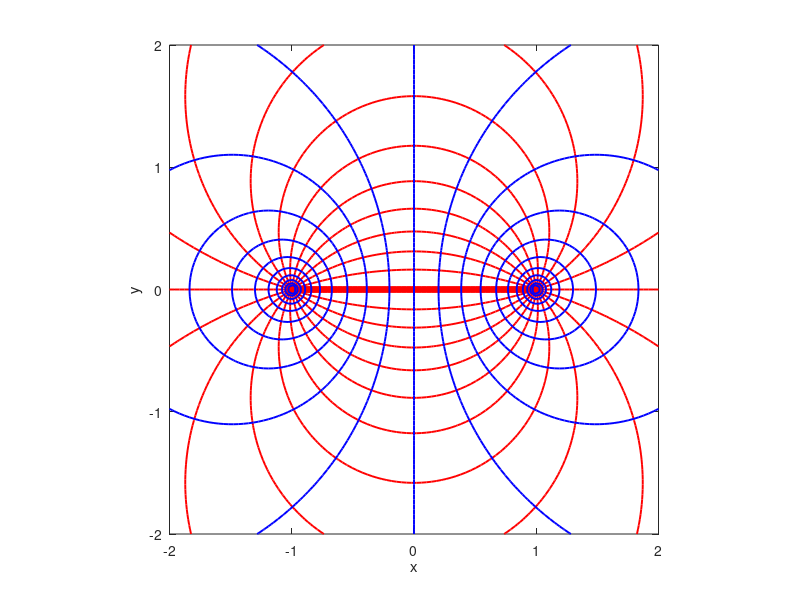

MATLAB code for this plot: (Note: this script raises an error after producing the figure.)
clear variables; close all; clc;

n = 100;
x = linspace(-2,2,n);
y = linspace(-2,2,n);
[x,y] = meshgrid(x,y);
z = x+1i*y;

% % Corner flow
% U = 1;
% N = 3;
% Phi = U*z.^N;

% % Uniform flow
% U = 1;
% alpha = pi/12;
% Phi = U*z*exp(-1i*alpha);
% 
% % Source/sink
% q = 1;
% Phi = q/(2*pi)*log(z);
% 
% % Doublet
% K = 1;
% Phi = K./(2*pi*z);
% 
% Vortex
% Gamma = 1;
% Phi = -1i*Gamma/(2*pi)*log(z);
% 
% Vortex dipole
Gamma = 1; d = 1;
Phi = -1i*Gamma/(2*pi)*log((z+d)./(z-d));

phi = real(Phi);
psi = imag(Phi);

figure(1)
lvs = 21;
contour(x,y,phi,lvs,'r','LineWidth',1.4), hold on
contour(x,y,psi,lvs,'b','LineWidth',1.4), hold off, axis equal, axis tight
xlim([-2,2]), ylim([-2,2])
xlabel('x'), ylabel('y')
fontsize(18,'points'), fontname('Times')
set(gcf,'Color','w')